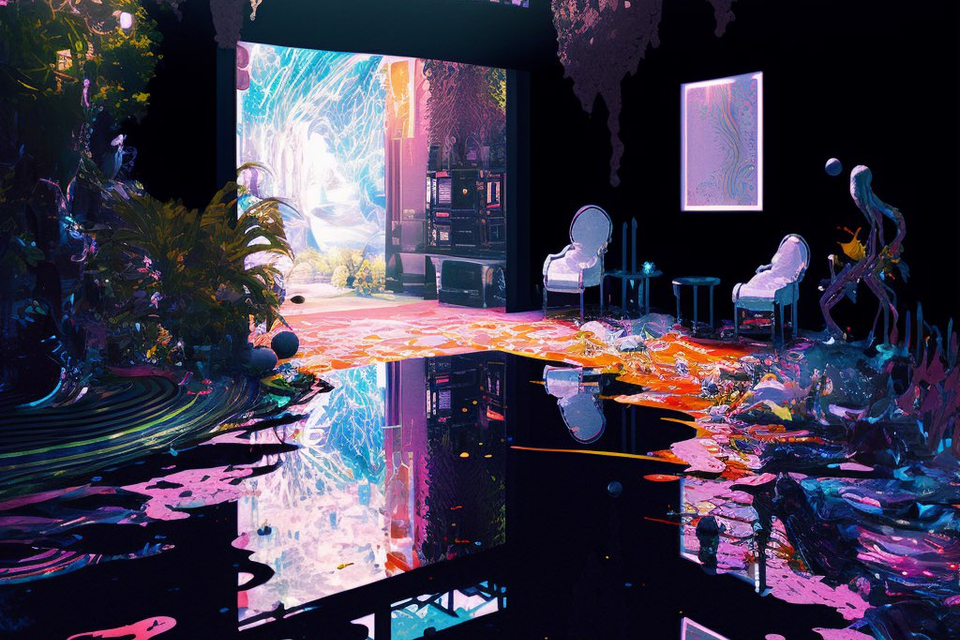
#> input picture inputs/endzoom.png, 960 x 640 px
$ python -i g_diffuser_utilities.py   (imports and definitions only)
#> lines starting #> are read from the running program, lines starting #| are printed output that depends on the picture
#import skimage
#from skimage.exposure import match_histograms
#from skimage import color, transform

import numpy as np
import scipy

# common utility functions for g-diffuser-lib input / output processing

def fft2(data):
    if data.ndim > 2: # multiple channels
        out_fft = np.zeros((data.shape[0], data.shape[1], data.shape[2]), dtype=np.complex128)
        for c in range(data.shape[2]):
            c_data = data[:,:,c]
            out_fft[:,:,c] = np.fft.fft2(np.fft.fftshift(c_data),norm="ortho")
            out_fft[:,:,c] = np.fft.ifftshift(out_fft[:,:,c])
    else: # single channel
        out_fft = np.zeros((data.shape[0], data.shape[1]), dtype=np.complex128)
        out_fft[:,:] = np.fft.fft2(np.fft.fftshift(data),norm="ortho")
        out_fft[:,:] = np.fft.ifftshift(out_fft[:,:])

    return out_fft

def ifft2(data):
    if data.ndim > 2: # multiple channels
        out_ifft = np.zeros((data.shape[0], data.shape[1], data.shape[2]), dtype=np.complex128)
        for c in range(data.shape[2]):
            c_data = data[:,:,c]
            out_ifft[:,:,c] = np.fft.ifft2(np.fft.fftshift(c_data),norm="ortho")
            out_ifft[:,:,c] = np.fft.ifftshift(out_ifft[:,:,c])
    else: # single channel
        out_ifft = np.zeros((data.shape[0], data.shape[1]), dtype=np.complex128)
        out_ifft[:,:] = np.fft.ifft2(np.fft.fftshift(data),norm="ortho")
        out_ifft[:,:] = np.fft.ifftshift(out_ifft[:,:])

    return out_ifft

def get_gradient_kernel(width, height, std=3.14, mode="linear"):
    window_scale_x = float(width / min(width, height))  # for non-square aspect ratios we still want a circular kernel
    window_scale_y = float(height / min(width, height))
    if mode == "gaussian":
        x = (np.arange(width) / width * 2. - 1.) * window_scale_x
        kx = np.exp(-x*x * std)
        if window_scale_x != window_scale_y:
            y = (np.arange(height) / height * 2. - 1.) * window_scale_y
            ky = np.exp(-y*y * std)
        else:
            y = x; ky = kx
        return np.outer(kx, ky)
    elif mode == "linear":
        x = (np.arange(width) / width * 2. - 1.) * window_scale_x
        if window_scale_x != window_scale_y:
            y = (np.arange(height) / height * 2. - 1.) * window_scale_y
        else: y = x
        return np.clip(1. - np.sqrt(np.add.outer(x*x, y*y)) * std / 3.14, 0., 1.)
    else:
        raise Exception("Error: Unknown mode in get_gradient_kernel: {0}".format(mode))

def convolve(data1, data2):      # fast convolution with fft
    if data1.ndim != data2.ndim: # promote to rgb if mismatch
        if data1.ndim < 3: data1 = np_img_grey_to_rgb(data1)
        if data2.ndim < 3: data2 = np_img_grey_to_rgb(data2)
    return ifft2(fft2(data1) * fft2(data2))

def image_blur(data, std=3.14, mode="linear", use_fft=True):
    if use_fft:
        width = data.shape[0]
        height = data.shape[1]
        kernel = get_gradient_kernel(width, height, std, mode=mode)
        return np.real(convolve(data, kernel / np.sqrt(np.sum(kernel*kernel))))
    else:
        k_width = 64
        kernel = get_gradient_kernel(k_width, k_width, std, mode=mode)
        return np.real(scipy.ndimage.convolve(data, kernel / np.sqrt(np.sum(kernel*kernel)), mode="nearest"))

def normalize_image(data):
    normalized = data - np.min(data)
    normalized_max = np.max(normalized)
    assert(normalized_max > 0.)
    return normalized / normalized_max

def np_img_rgb_to_grey(data):
    if data.ndim == 2: return data
    return np.sum(data, axis=2)/3.

def np_img_grey_to_rgb(data):
    if data.ndim == 3: return data
    return np.expand_dims(data, 2) * np.ones((1, 1, 3))

"""
def np_img_rgb_to_hsv(data):
    return color.rgb2hsv(data)

def np_img_hsv_to_rgb(data):
    return color.hsv2rgb(data)

def hsv_blend_image(image, match_to, hsv_mask=None):
    width = image.shape[0]
    height = image.shape[1]

    if type(hsv_mask) != np.ndarray:
        hsv_mask = np.ones((width, height, 3))
    image_hsv = np_img_rgb_to_hsv(image)
    match_to_hsv = np_img_rgb_to_hsv(match_to)

    return np_img_hsv_to_rgb(image_hsv * (1.-hsv_mask) + hsv_mask * match_to_hsv)
"""

>>> import cv2
>>> picture = cv2.cvtColor(cv2.imread('../inputs/endzoom.png'), cv2.COLOR_BGR2RGB)
>>> result = image_blur(picture)
#> in np_img_grey_to_rgb, `return np.expand_dims(data, 2) * np.ones((1, 1, 3))`:
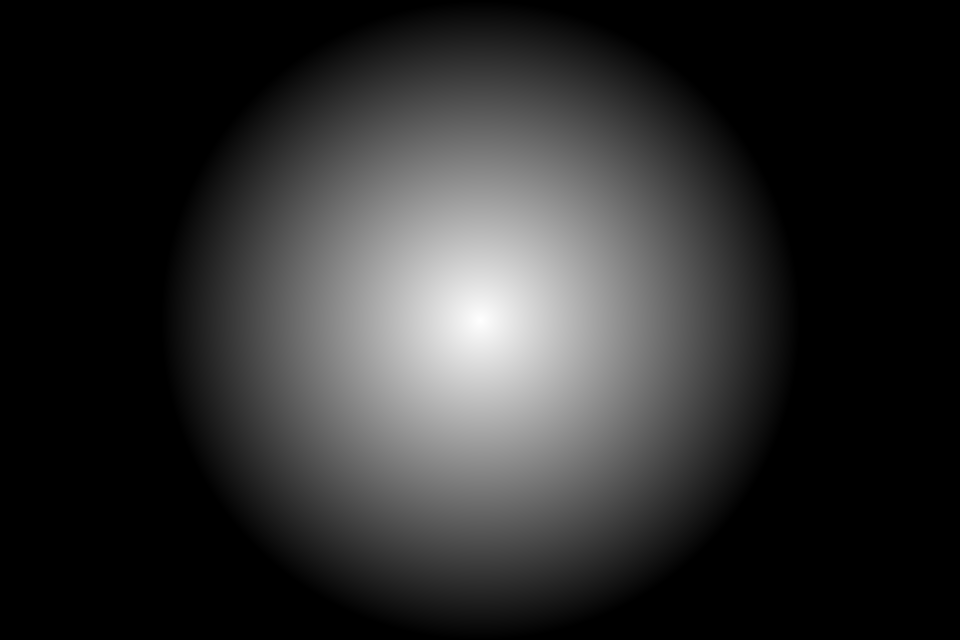
#> returned value: shape (640, 960, 3) float64; min 0, max 0.00432, mean 0.000754; drawn with min black and max white
#> the loop in fft2, `for c in range(data.shape[2]):` made 3 passes
#> pass 1, in fft2, `c_data = data[:,:,c]`:
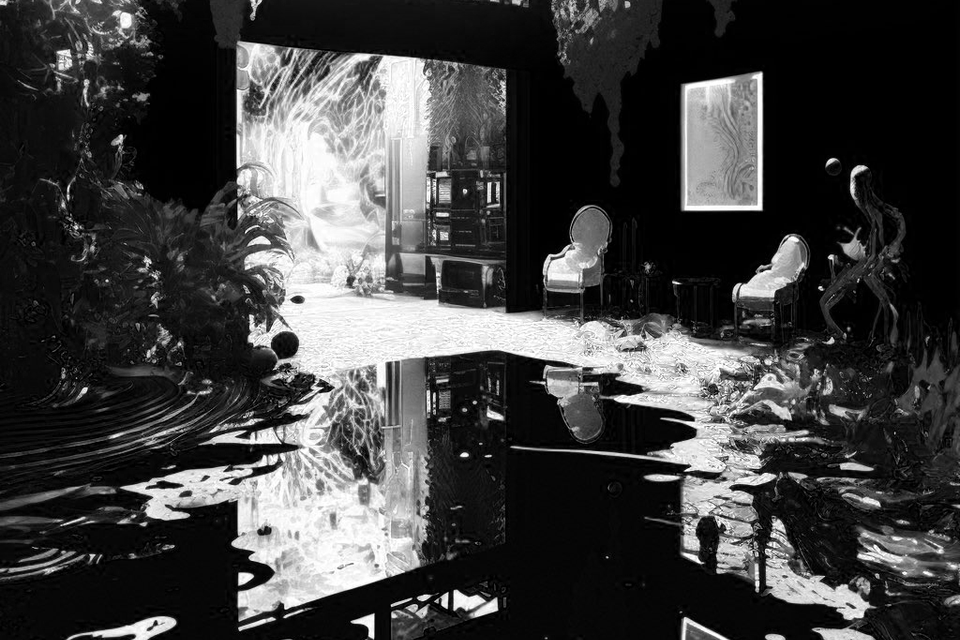
#> c_data: shape (640, 960); min 0, max 255, mean 64
#> pass 2, in fft2, `c_data = data[:,:,c]`:
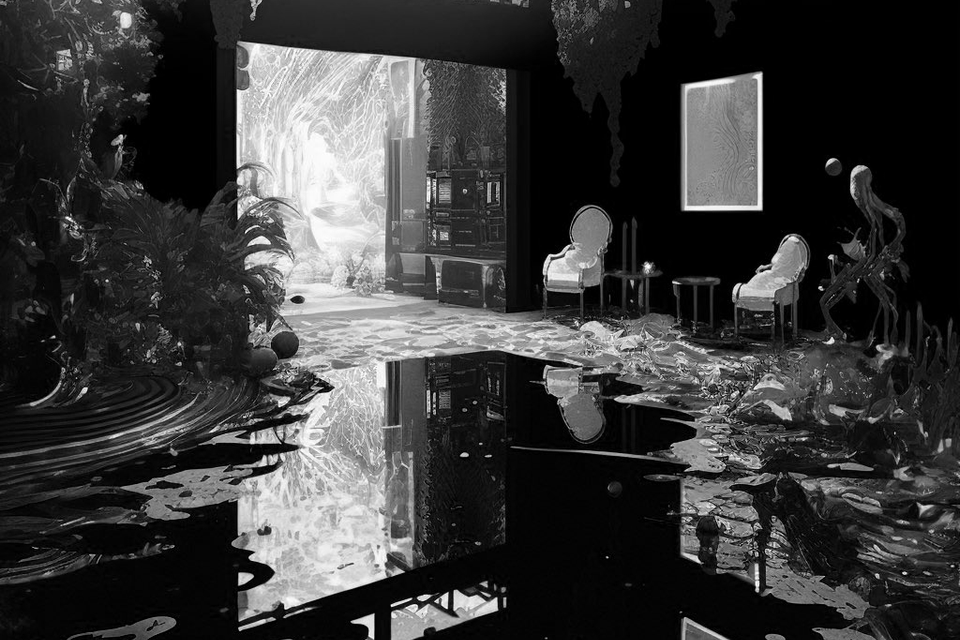
#> c_data: shape (640, 960); min 0, max 255, mean 57.8
#> pass 3, in fft2, `c_data = data[:,:,c]`:
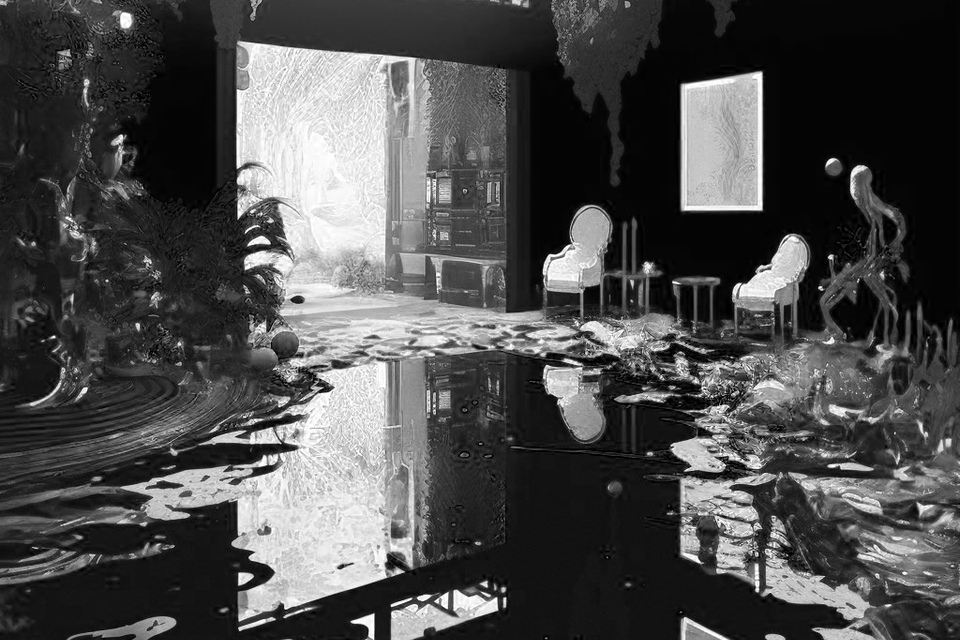
#> c_data: shape (640, 960); min 0, max 255, mean 76.2
#> in image_blur, `return np.real(convolve(data, kernel / np.sqrt(np.sum(kernel*kernel))))`:
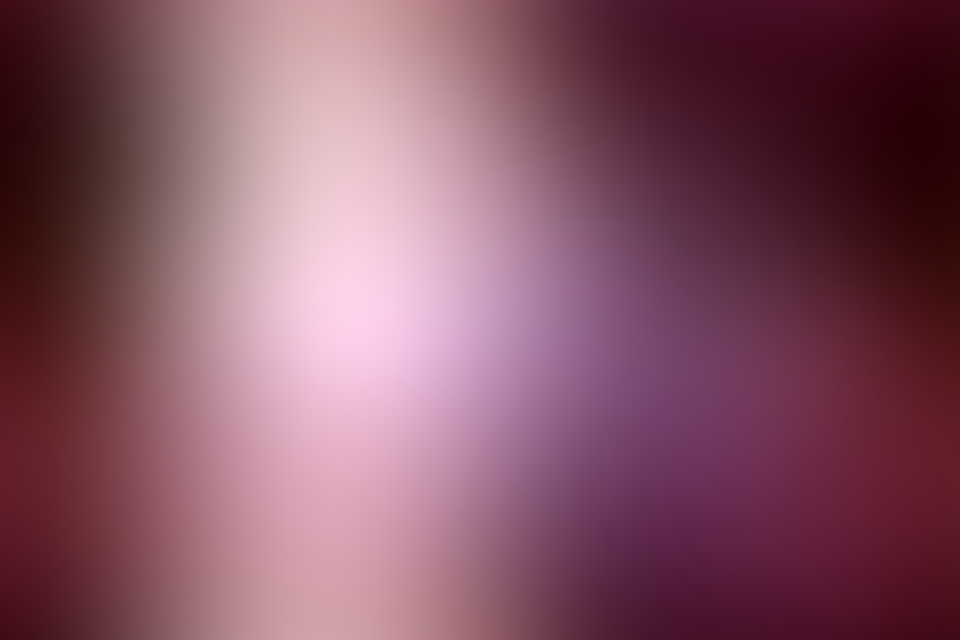
#> returned value: shape (640, 960, 3) float64; mean of channels 0, 1, 2 37.8, 34.2, 45; drawn with min black and max white
